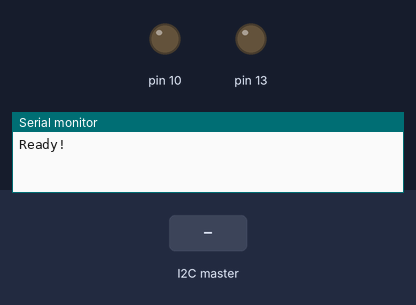
This sketch was run on a simulated Arduino Uno, built with avr-gcc and run on an emulated ATmega328P. Parts: output pins drawn as LEDs (lit = HIGH), the last lines printed to the serial monitor. Inputs (shaded band) come from the test bench.

Above: at 1.2 s.
1.3 s: the I2C master sends the byte 90
At 1.7 s:
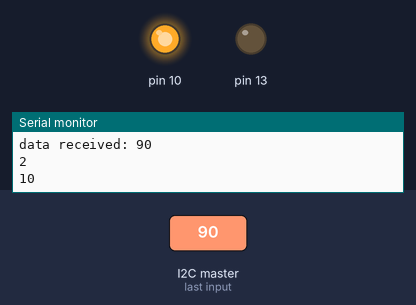
Timing chart, 0 to 4.3 s (numbered marks = the images above; inputs shaded):
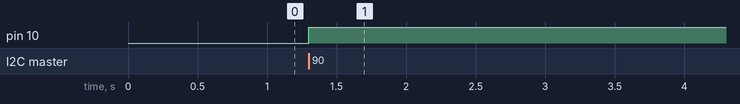

The sketch:

sketch.ino
```cpp
#include <Wire.h>

#define SLAVE_ADDRESS 0x05

unsigned char number = 0;
int state = 0;

struct commandStruct {
	bool			needData;
	unsigned char	commandNumber;
	unsigned char	pinNumber;
	unsigned char	data;
	int 			response;
} request;

void cleanRequest() {
	// initialize the command struct
	request.needData = false;
	request.commandNumber = 0;
	request.pinNumber = 0;
}

void setup() {
    pinMode(13, OUTPUT);
    Serial.begin(9600);         // start serial for output
    // initialize i2c as slave
    Wire.begin(SLAVE_ADDRESS);

	// initialize the command struct
	cleanRequest();
	request.response = 0;

    // define callbacks for i2c communication
    Wire.onReceive(receiveData);
    Wire.onRequest(sendData);

    Serial.println("Ready!");
}

void loop() {
    delay(100);
}

// callback for received data
void receiveData(int byteCount){

    while(Wire.available()) {
        number = Wire.read();
        Serial.print("data received: ");
        Serial.println(number);

		//
		if ( !request.needData ) {
			unsigned char commandId = number & B11100000;
			request.commandNumber = commandId >> 5;
			Serial.println(request.commandNumber);

			switch( request.commandNumber ) {
				case 0 :		// Read Numeric Port - 0x0n
					request.pinNumber = number & B00011111;
					Serial.println(request.pinNumber);
					pinMode(request.pinNumber, INPUT);
					if ( digitalRead(request.pinNumber) == HIGH ) {
						request.response = 1;
					} else {
						request.response = 0;
					}
					break;
				case 1 :		// Read Analog Port - 0x2n
					request.pinNumber = ( number & B00011111 );
					Serial.println(request.pinNumber);
					request.response = analogRead(request.pinNumber);
					Serial.println(request.response);
					break;
				case 2 :		// Write Numeric Port - 0x4n
					request.pinNumber = ( number & B00001111 );
					request.data = ( number & B00010000 );
					pinMode(request.pinNumber, OUTPUT);
					digitalWrite(request.pinNumber, (request.data==0?LOW:HIGH));
					Serial.println(request.pinNumber);
					break;
				case 3 :		// Write Analog Port / PWM - 0x6n
					request.pinNumber = ( number & B00011111 );
					request.needData = true;
					Serial.println(request.pinNumber);
					break;
			}
		} else {
			request.data = number;
			analogWrite(request.pinNumber, request.data);
			request.needData = false;
		}
	}
}

// callback for sending data
void sendData(){
	byte byte1 = (byte)request.response;
	byte byte2 = *(((byte*)&request.response)+1);
	Serial.println(byte1);
	Serial.println(byte2);
	//Wire.write(byte1);
	//Wire.write(byte2);
	//Wire.write((int)request.response);
	Wire.write((byte*)&request.response, 2);
}
```

Measured:
- after the input at 1.3 s, pin 10: LOW → HIGH at once
